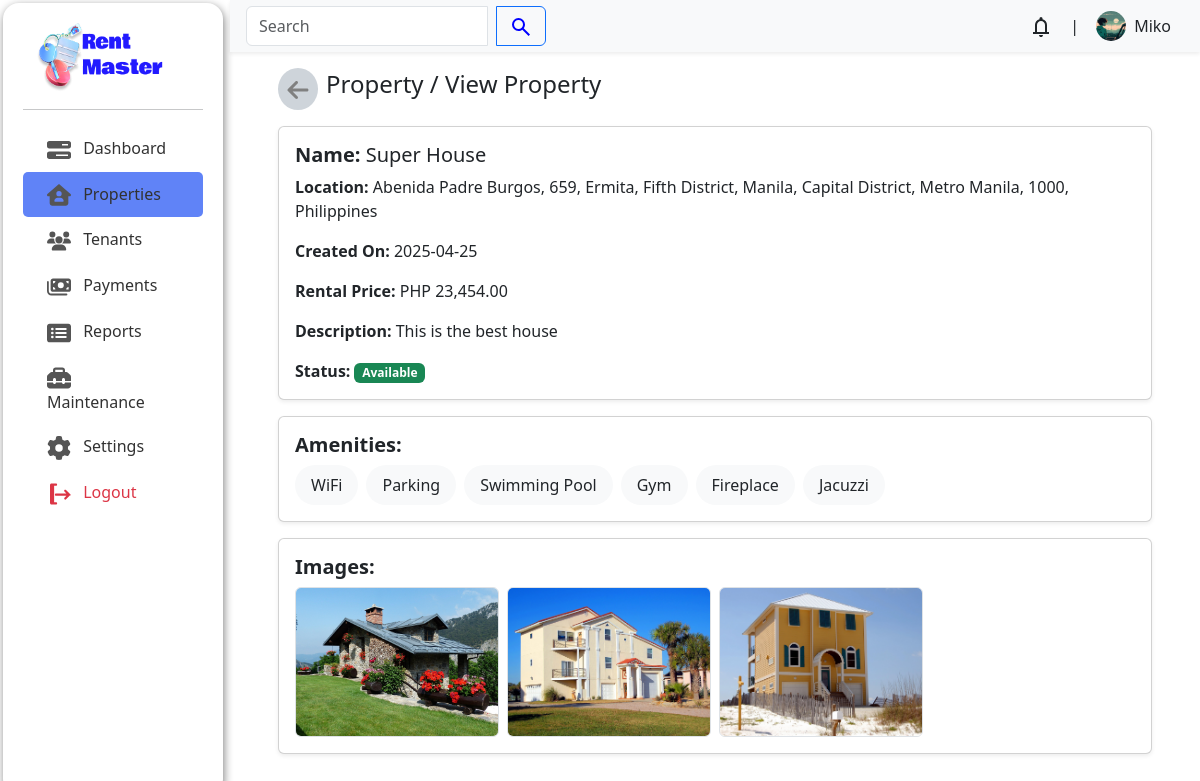
Page /admin/index.php?page=properties/view&property_id=46 (signed in) on the committed database.
### tables this page shows
CREATE TABLE `users` (
  `user_id` int(11) NOT NULL,
  `user_name` varchar(100) DEFAULT NULL,
  `user_email` varchar(100) NOT NULL,
  `user_password` varchar(100) DEFAULT NULL,
  `user_phone_number` varchar(50) NOT NULL,
  `user_address` varchar(100) NOT NULL,
  `user_description` varchar(2000) DEFAULT NULL,
  `user_image` varchar(500) DEFAULT NULL,
  `user_role` enum('tenant','landlord','visitor') NOT NULL
);

CREATE TABLE `properties` (
  `property_id` int(11) NOT NULL,
  `property_name` varchar(100) NOT NULL,
  `property_location` varchar(200) NOT NULL,
  `property_date_created` date NOT NULL,
  `property_description` varchar(1000) NOT NULL,
  `property_status` enum('available','unavailable') NOT NULL DEFAULT 'available',
  `property_rental_price` decimal(10,0) NOT NULL,
  `latitude` decimal(10,8) DEFAULT NULL,
  `longitude` decimal(11,8) DEFAULT NULL
);

CREATE TABLE `property_images` (
  `property_images_id` int(11) NOT NULL,
  `property_id` int(11) NOT NULL,
  `image1` varchar(500) DEFAULT NULL,
  `image2` varchar(500) DEFAULT NULL,
  `image3` varchar(500) DEFAULT NULL,
  `image4` varchar(500) DEFAULT NULL,
  `image5` varchar(500) DEFAULT NULL,
  `image6` varchar(500) DEFAULT NULL,
  `image7` varchar(500) DEFAULT NULL,
  `image8` varchar(500) DEFAULT NULL,
  `image9` varchar(500) DEFAULT NULL,
  `image10` varchar(500) DEFAULT NULL
);

### admin/properties/view.php (the view, shortened to what this page needs)
<?php
$servername = "localhost";
$username = "root";
$password = "";
$dbname = "rentsystem";
$conn = mysqli_connect($servername, $username, $password, $dbname);
if (isset($_GET['property_id'])) {
    $property_id = $_GET['property_id'];
    $query = "SELECT * FROM properties WHERE property_id = $property_id";
    $result = mysqli_query($conn, $query);
    $property = mysqli_fetch_assoc($result);
    $images_result = mysqli_query($conn, "SELECT * FROM property_images WHERE property_id = $property_id");
    $images = mysqli_fetch_assoc($images_result);
    $amenities_result = mysqli_query($conn, "
        SELECT a.amenity_name FROM amenities a
        JOIN property_amenities pa ON a.amenity_id = pa.amenity_id
        WHERE pa.property_id = $property_id
    ");
    $amenities = [];
    while ($row = mysqli_fetch_assoc($amenities_result)) {
        $amenities[] = $row['amenity_name'];
    }
} else {
    echo "<div class='text-center text-bg-warning'>Invalid property ID</div>";
    exit;
}
?>
<div class="container px-lg-5 mb-4 px-md-4 px-sm-3 px-2">
    <header class="d-flex align-items-center mt-3 gap-2">
        <a href="?page=properties/index" class="p-2 rounded-circle bg-dark-subtle">
        </a>
        <h4 class="fw-medium">Property / View Property</h4>
    </header>
    <div class="card mt-3 shadow-sm">
        <div class="card-body">
            <h5 class="card-title"><strong>Name:</strong> <?= htmlspecialchars($property['property_name']) ?></h5>
            <p class="card-text"><strong>Location:</strong> <?= htmlspecialchars($property['property_location']) ?></p>
            <p class="card-text"><strong>Created On:</strong> <?= htmlspecialchars($property['property_date_created']) ?></p>
            <p class="card-text"><strong>Rental Price:</strong> PHP <?= number_format($property['property_rental_price'], 2, '.', ',') ?></p>
            <p class="card-text"><strong>Description:</strong> <?= htmlspecialchars($property['property_description']) ?></p>
            <p class="card-text"><strong>Status:</strong><span class=" badge bg-success ms-1"> <?= ucfirst(htmlspecialchars($property['property_status'])) ?></span></p>
        </div>
    </div>
    <div class="card mt-3 shadow-sm">
        <div class="card-body">
            <h5 class="card-title"><strong>Amenities:</strong></h5>
            <?php if (!empty($amenities)): ?>
                <div class=" d-flex gap-2">
                    <?php foreach ($amenities as $amenity): ?>
                        <div class="px-3 py-2 bg-body-tertiary rounded-5"><?= htmlspecialchars($amenity) ?></div>
                    <?php endforeach; ?>
                </div>
            <?php else: ?>
                <p class="text-muted">No amenities listed.</p>
            <?php endif; ?>
        </div>
    </div>
    <div class="card mt-3 shadow-sm">
        <div class="card-body">
            <h5 class="card-title"><strong>Images:</strong></h5>
            <div class="row g-2">
                <?php
                for ($i = 1; $i <= 10; $i++) {
                    $img = $images["image$i"] ?? '';
                    if (!empty($img)) {
                        echo "<div class='col-6 col-md-4 col-lg-3'><img src='" . htmlspecialchars($img) . "' class='img-fluid rounded border' style='height: 150px; object-fit: cover; width: 100%;'></div>";
                    }
                }
                ?>
            </div>
        </div>
    </div>
</div>

### admin/header.php (shortened to what this page needs)
<?php
$servername = "localhost";
$username = "root";
$password = "";
$dbname = "rentsystem";
$conn = mysqli_connect($servername, $username, $password, $dbname);
$id = intval($_SESSION['user_id']);
$sql = "SELECT * FROM users WHERE user_id = $id AND user_role = 'landlord'";
$result = mysqli_query($conn, $sql);
$user = mysqli_fetch_assoc($result);
$name = $user['user_name'];
$imagePath = $user['user_image'];
?>
<header style="z-index: 111;" class="bg-body-tertiary shadow-sm d-flex align-items-center justify-content-between py-1 px-3 position-sticky top-0">
    <form class="input-group" style="max-width: 300px;">
        <input type="text" class="form-control" id="search" placeholder="Search">
        <button type="submit" class="btn btn-outline-primary ms-2">
        </button>
    </form>
    <div class="d-flex align-items-center gap-1">
        <div class="dropdown">
            <button class="btn position-relative" type="button" id="notificationDropdown" data-bs-toggle="dropdown" aria-expanded="false">
            </button>
        </div>
        |<a href="?page=account/index" class="btn d-flex align-items-center gap-2 <?= (strpos($_SERVER['REQUEST_URI'], 'account') !== false) ? 'active' : '' ?>">
            <?php if (!empty($imagePath)): ?>
                <img src="<?= htmlspecialchars($imagePath) ?>" alt="Profile" class="rounded-circle" style="width: 30px; height: 30px; object-fit: cover;">
            <?php endif; ?>
            <span class="d-md-block d-none"><?= !empty($name) ? htmlspecialchars($name) : 'admin' ?></span>
        </a>
    </div>
</header>

### admin/css/style.css (style rules this page uses)
body { display: flex; }
*, *::before, *::after { box-sizing: border-box; }
:root { --main-bg: #FAFAFA; --sub-bg: #C7EEFF; --accent: #2938ff; --fc1: #1D242B; --p: #323232; --fw1: 700; --fw2: 400; }
body { background-color: var(--main-bg); }

### rows in the picture
users: user_image (picture), user_name "Miko"
properties: property_name "Super House", property_location "Abenida Padre Burgos, 659, Ermita, Fifth District, Manila, Capital District, Metro Manila, 1000, Philippines", property_date_created "2025-04-25", property_rental_price "23,454.00", property_description "This is the best house", property_status "Available"
property_images: image1 (picture), image2 (picture), image3 (picture)

### other values in the picture
$amenity "WiFi"
$amenity "Parking"
$amenity "Swimming Pool"
$amenity "Gym"
$amenity "Fireplace"
$amenity "Jacuzzi"
